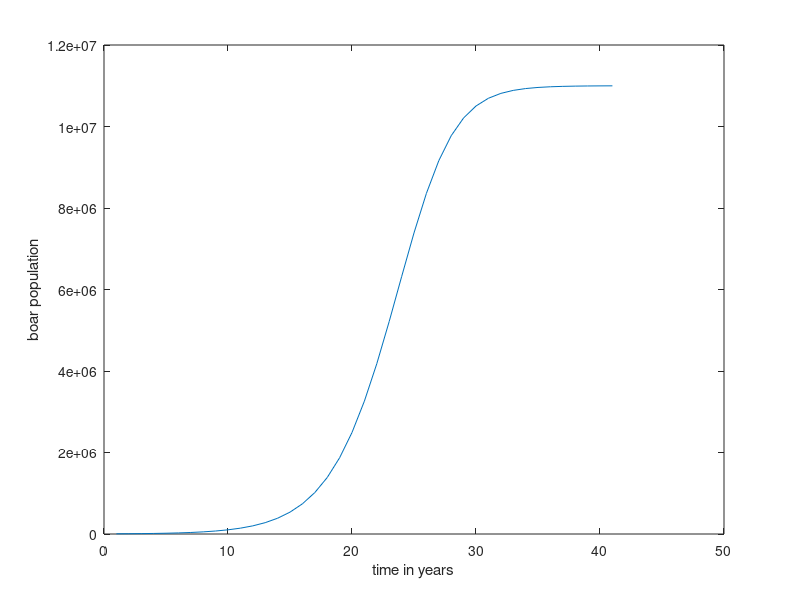

Write MATLAB code to recreate this figure. (Note: this script raises an error after producing the figure.)
clearvars
clc
close all

%% Plots exponential boar population as a function of time for two growth rates
N0=50000; %original population
r1=0.48; %growth rate 1
r2=0.2; %growth rate 2
t=[1:1:50]; %time series in years

N1=N0*exp(r1*t);
N2=N0*exp(r2*t);

semilogy(t,N1,':k')
hold on
semilogy(t,N2,'-r')
title('Boar populations through time')
xlabel('time in years')
ylabel('boar population')
legend('growth rate of 0.48','growth rate of 0.2')
hold off

%% meshgrid test
X=linspace(1,5,5);
Y=linspace(1,10,10);
Y=Y';
[V , W]=meshgrid(X,Y);
H=V+W;
mesh(X,Y,H)

%% Exponential boar population meshgrid
N0=50000; %original population
r=[0.1:0.1:0.5]; %growth rate 
t=[1:1:15]; %time series in years
t=t';
[V,W]=meshgrid(r,t);
N=N0*exp(V.*W);
mesh(V,W,N)
xlabel('growth rate')
ylabel('time in years')
zlabel('boar population')

%% Numerical solution with stop at equilibrium for logistic growth
n=5000; %initial population
N=[n];
r=0.4;  %growth rate
k=11000000; %carrying capacity, in this case the belgium population
t=1;
T=[t];
while r*n*((k-n)/k) > 0.0001*n
    n=r*n*((k-n)/k)+n;
    N=[N,n];
    t=t+1;
    T=[T,t];
end
plot(T,N)
xlabel('time in years')
ylabel('boar population')

%% Slope calculation
load('sierrademml(1).mat');
[A,B]=size(sierrademml);
Slope=zeros(A,B);
r=10;   %resolution in meters
for i=2:A-1       
    for j=2:B-1
        X=((sierrademml(i+1,j)-sierrademml(i-1,j))/(2*r))^2;
        Y=((sierrademml(i,j+1)-sierrademml(i,j-1))/(2*r))^2;
        Slope(i,j)=sqrt(X+Y);
    end
end
imagesc(Slope);
colorbar;
title('Slope map')